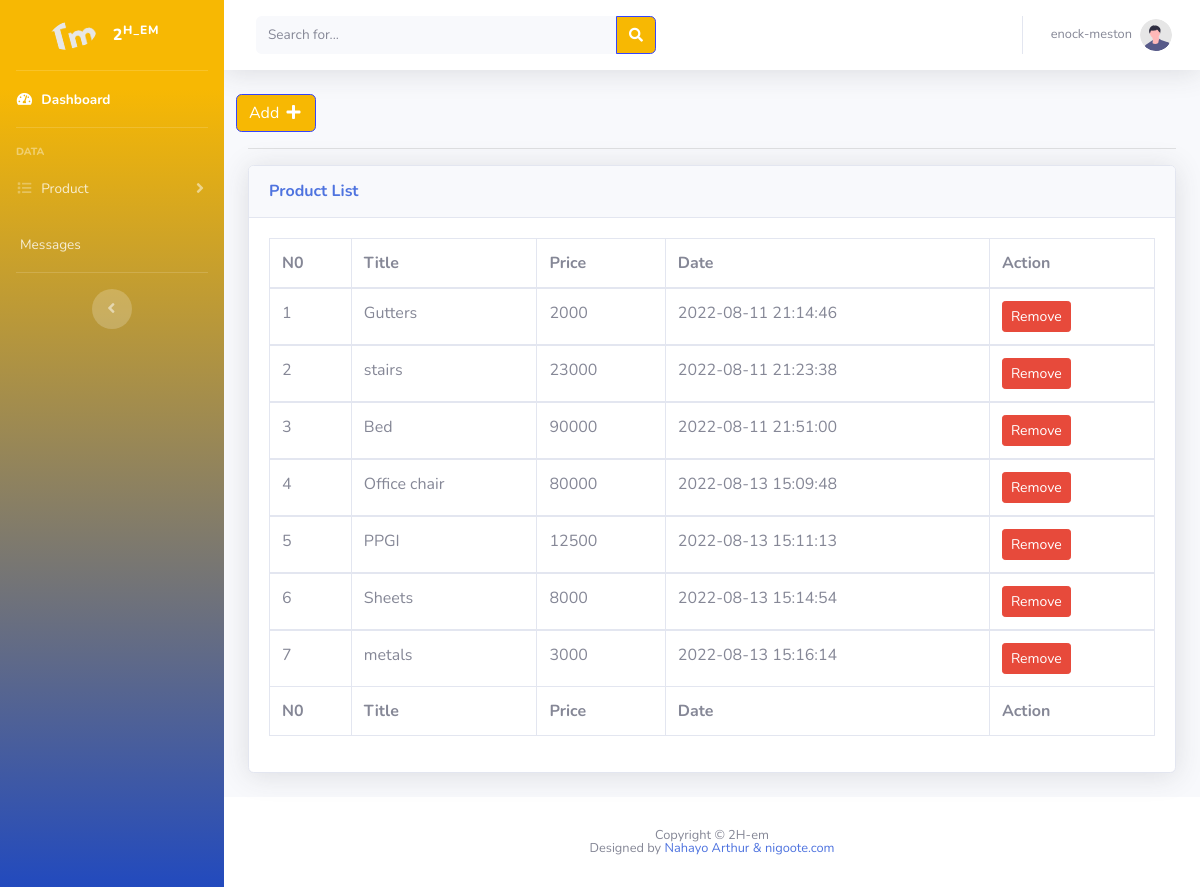
The page /user/product.php (signed in) on the database its author committed.
### tables this page shows
CREATE TABLE `producttbl` (
  `pid` int(11) NOT NULL,
  `PostTitle` varchar(200) NOT NULL,
  `PostDetails` longtext NOT NULL,
  `prodPrice` varchar(20) NOT NULL,
  `thumbnail` varchar(100) NOT NULL,
  `date` timestamp NOT NULL DEFAULT current_timestamp(),
  `status` int(2) NOT NULL
);

### user/product.php (the view, shortened to what this page needs)
<?php
include 'include/config.php';
if (strlen($_SESSION['admin_id']) == 0) {
    header('location: idex.php');
} else {
?>
<!DOCTYPE html>
<html lang="en">
<head>
    <link href="plugins/vendor/fontawesome-free/css/all.min.css" rel="stylesheet" type="text/css">
    <link href="plugins/css/sb-admin-2.css" rel="stylesheet">
    <link href="plugins/vendor/datatables/dataTables.bootstrap4.min.css" rel="stylesheet">
</head>
<body id="page-top">
    <div id="wrapper">
        <?php
            include 'include/sidebar.php';
       ?>
        <div id="content-wrapper" class="d-flex flex-column">
            <div id="content">
                <?php
                        include 'include/topbar.php'
                   ?>
                <div class="container-fluid">
                    <div class="row">
                        <a href="#" class="btn btn-primary" data-toggle="modal" data-target="#CategoryModal">Add <i
                                class="fas fa-fw fa-plus"></i></a>
                    </div>
                    <hr>
                    <div class="card shadow mb-4">
                        <div class="card-header py-3">
                            <h6 class="m-0 font-weight-bold text-primary">Product List</h6>
                        </div>
                        <div class="card-body">
                            <div class="table-responsive">
                                <table class="table table-bordered" id="dataTable" width="100%" cellspacing="0">
                                    <thead>
                                        <tr>
                                            <th>N0</th>
                                            <th>Title</th>
                                            <th>Price</th>
                                            <th>Date</th>
                                            <th>Action</th>
                                        </tr>
                                    </thead>
                                    <tfoot>
                                        <tr>
                                            <th>N0</th>
                                            <th>Title</th>
                                            <th>Price</th>
                                            <th>Date</th>
                                            <th>Action</th>
                                        </tr>
                                    </tfoot>
                                    <tbody>
                                        <?php
                                            $query = mysqli_query($con,"SELECT * FROM `producttbl`");
                                            if (mysqli_num_rows($query)<=0) {
                                                ?>
                                        <h1 style="color: red;">No data Founds !</h1>
                                        <?php
                                            } else {
                                            $number=1;
                                                while ($row1 = mysqli_fetch_array($query)) {
                                        ?>
                                        <tr>
                                            <td><?php echo $number;?></td>
                                            <td><?php echo $row1['PostTitle'];?></td>
                                            <td><?php echo $row1['prodPrice'];?></td>
                                            <td><?php echo $row1['date'];?></td>
                                            <td>
                                                <a href="#" class="btn btn-danger btn-sm">Remove</a>
                                            </td>
                                        </tr>
                                    </tbody>
                                    <?php
                                       $number+=1;
                                                }
                                            }
                                       ?>
                                </table>
                            </div>
                        </div>
                    </div>
                </div>
            </div>
            <?php
                include 'include/footer.php';
           ?>
        </div>
    </div>
</body>
</html>
<?php
   }
?>

### rows shown on the page
producttbl: PostTitle "Gutters", prodPrice "2000", date "2022-08-11 21:14:46"
producttbl: PostTitle "stairs", prodPrice "23000", date "2022-08-11 21:23:38"
producttbl: PostTitle "Bed", prodPrice "90000", date "2022-08-11 21:51:00"
producttbl: PostTitle "Office chair", prodPrice "80000", date "2022-08-13 15:09:48"
producttbl: PostTitle "PPGI", prodPrice "12500", date "2022-08-13 15:11:13"
producttbl: PostTitle "Sheets", prodPrice "8000", date "2022-08-13 15:14:54"
producttbl: PostTitle "metals", prodPrice "3000", date "2022-08-13 15:16:14"

### other values the page prints
$_SESSION['admin_username'] "enock-meston"
